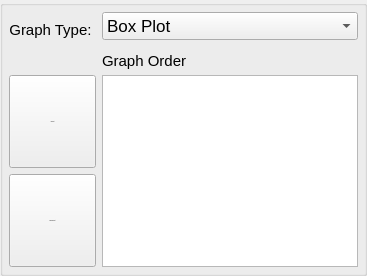
                                   <widget class="QGroupBox" name="groupBox">
                                    <property name="sizePolicy">
                                     <sizepolicy hsizetype="Minimum" vsizetype="Fixed">
                                      <horstretch>0</horstretch>
                                      <verstretch>0</verstretch>
                                     </sizepolicy>
                                    </property>
                                    <layout class="QGridLayout" name="widget_graph_visualizer_scroll_area_2_contents_grid_layout_2">
                                     <property name="leftMargin">
                                      <number>6</number>
                                     </property>
                                     <property name="topMargin">
                                      <number>6</number>
                                     </property>
                                     <property name="rightMargin">
                                      <number>6</number>
                                     </property>
                                     <property name="bottomMargin">
                                      <number>6</number>
                                     </property>
                                     <property name="spacing">
                                      <number>6</number>
                                     </property>
                                     <item row="1" column="1" colspan="3">
                                      <widget class="QLabel" name="pg2_graph_order">
                                       <property name="minimumSize">
                                        <size>
                                         <width>0</width>
                                         <height>23</height>
                                        </size>
                                       </property>
                                       <property name="maximumSize">
                                        <size>
                                         <width>16777215</width>
                                         <height>10</height>
                                        </size>
                                       </property>
                                       <property name="font">
                                        <font>
                                         <pointsize>11</pointsize>
                                        </font>
                                       </property>
                                       <property name="text">
                                        <string>Graph Order</string>
                                       </property>
                                       <property name="alignment">
                                        <set>Qt::AlignLeading|Qt::AlignLeft|Qt::AlignTop</set>
                                       </property>
                                      </widget>
                                     </item>
                                     <item row="2" column="0">
                                      <widget class="QPushButton" name="buttonplot_7">
                                       <property name="sizePolicy">
                                        <sizepolicy hsizetype="Minimum" vsizetype="Minimum">
                                         <horstretch>0</horstretch>
                                         <verstretch>0</verstretch>
                                        </sizepolicy>
                                       </property>
                                       <property name="minimumSize">
                                        <size>
                                         <width>50</width>
                                         <height>0</height>
                                        </size>
                                       </property>
                                       <property name="font">
                                        <font>
                                         <pointsize>-1</pointsize>
                                        </font>
                                       </property>
                                       <property name="text">
                                        <string>Add Plot</string>
                                       </property>
                                      </widget>
                                     </item>
                                     <item row="3" column="0">
                                      <widget class="QPushButton" name="buttonplot_8">
                                       <property name="sizePolicy">
                                        <sizepolicy hsizetype="Minimum" vsizetype="Minimum">
                                         <horstretch>0</horstretch>
                                         <verstretch>0</verstretch>
                                        </sizepolicy>
                                       </property>
                                       <property name="minimumSize">
                                        <size>
                                         <width>50</width>
                                         <height>0</height>
                                        </size>
                                       </property>
                                       <property name="font">
                                        <font>
                                         <pointsize>-1</pointsize>
                                        </font>
                                       </property>
                                       <property name="text">
                                        <string>Remove Plot</string>
                                       </property>
                                      </widget>
                                     </item>
                                     <item row="2" column="1" rowspan="2" colspan="3">
                                      <widget class="QListView" name="listView_2"/>
                                     </item>
                                     <item row="0" column="1" colspan="3">
                                      <widget class="QComboBox" name="pg2_graph_type_comboBox">
                                       <property name="font">
                                        <font>
                                         <pointsize>13</pointsize>
                                        </font>
                                       </property>
                                       <item>
                                        <property name="text">
                                         <string>Box Plot</string>
                                        </property>
                                       </item>
                                       <item>
                                        <property name="text">
                                         <string>Bar Plot</string>
                                        </property>
                                       </item>
                                       <item>
                                        <property name="text">
                                         <string>Dot Plot</string>
                                        </property>
                                       </item>
                                       <item>
                                        <property name="text">
                                         <string>Violin Plot</string>
                                        </property>
                                       </item>
                                       <item>
                                        <property name="text">
                                         <string>Histogram Pot</string>
                                        </property>
                                       </item>
                                       <item>
                                        <property name="text">
                                         <string>Jitter Plot</string>
                                        </property>
                                       </item>
                                       <item>
                                        <property name="text">
                                         <string>Density Plot</string>
                                        </property>
                                       </item>
                                       <item>
                                        <property name="text">
                                         <string>Cross Bar Plot</string>
                                        </property>
                                       </item>
                                      </widget>
                                     </item>
                                     <item row="0" column="0">
                                      <widget class="QLabel" name="pg2_graph_type">
                                       <property name="minimumSize">
                                        <size>
                                         <width>0</width>
                                         <height>28</height>
                                        </size>
                                       </property>
                                       <property name="maximumSize">
                                        <size>
                                         <width>16777215</width>
                                         <height>10</height>
                                        </size>
                                       </property>
                                       <property name="font">
                                        <font>
                                         <pointsize>11</pointsize>
                                        </font>
                                       </property>
                                       <property name="frameShape">
                                        <enum>QFrame::NoFrame</enum>
                                       </property>
                                       <property name="text">
                                        <string>Graph Type: </string>
                                       </property>
                                       <property name="alignment">
                                        <set>Qt::AlignHCenter|Qt::AlignTop</set>
                                       </property>
                                       <property name="margin">
                                        <number>0</number>
                                       </property>
                                      </widget>
                                     </item>
                                    </layout>
                                   </widget>
